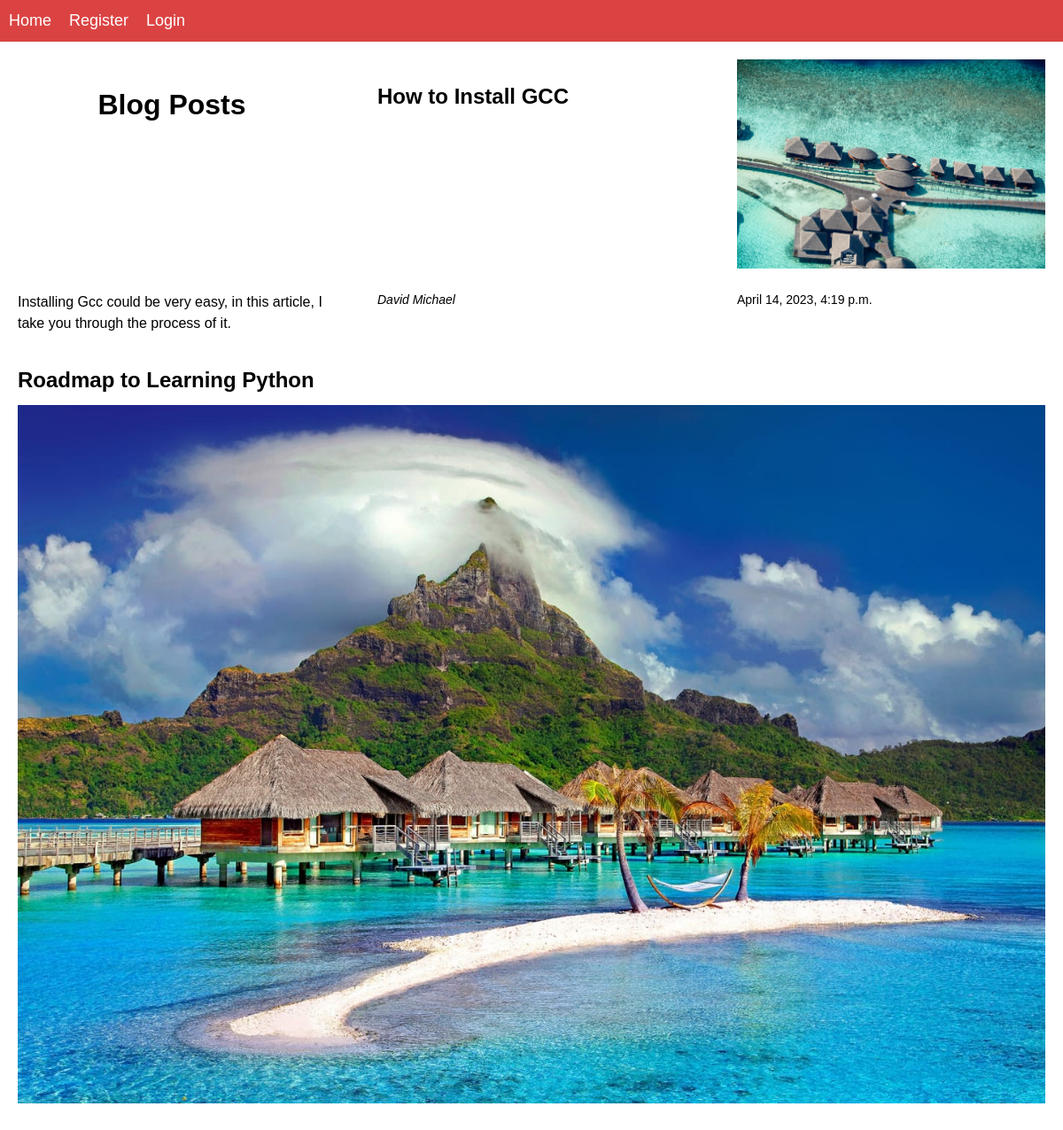
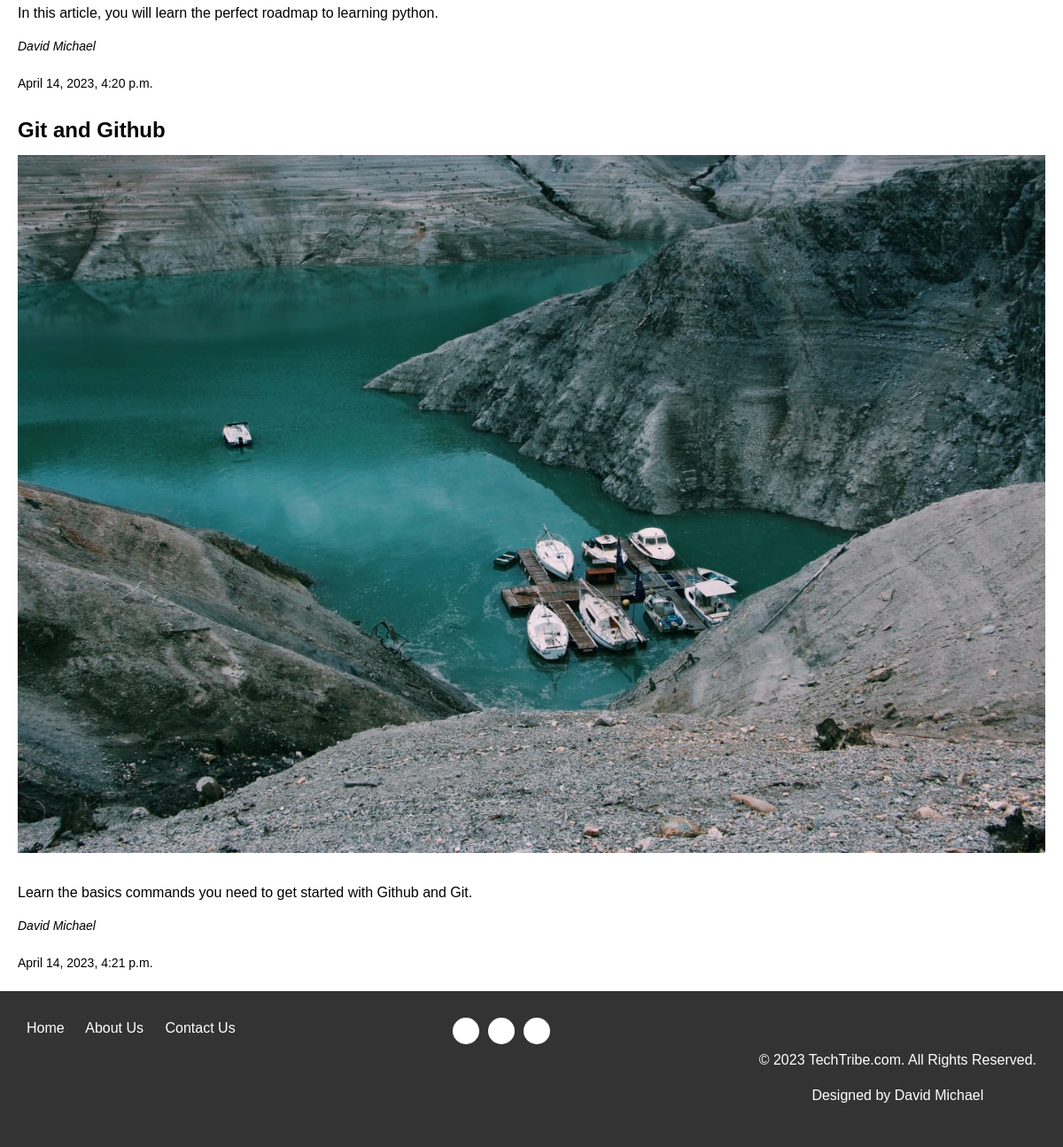
Screenshot of /blog/ with the database file from the repository (2 pictures, top to bottom).
### blog/models.py (models this page shows)
class Article(models.Model):
    title = models.CharField(max_length=200)
    image = models.ImageField(upload_to='uploads/')
    content = models.TextField()
    author = models.CharField(max_length=100)
    created_at = models.DateTimeField(auto_now_add=True)

### blog/views.py (the view)
# urls.py: path("", views.blog, name="blog"),
def blog(request):
    articles = Article.objects.all()
    context = {
        "articles" : articles,
    }
    return render(request, "blog/blog.html", context)

### blog/templates/blog/blog.html
{% extends "base.html" %}
{% block content %}
<div class="post">
  <h2 id="head">Blog Posts</h2>
  {% for article in articles %}
    <h3 id="post-title">{{ article.title }}</h3>
    <img id="image" src="{{ article.image.url }}" alt="post-image">
    <p id="content">{{ article.content }}</p>
    <p id="author">{{ article.author }}</p>
    <p id="created">{{ article.created_at }}</p>
</div>
   {% endfor %}
{% endblock content %}

### account/static/css/styles.css (style rules this page uses)
body { margin: 0; padding: 0; font-family: Arial, sans-serif; font-size: 16px; line-height: 1.5; }
main p { line-height: 1.6; margin-bottom: 20px; }
.post { display: flex; flex-wrap: wrap; justify-content: space-between; }
.post > * { width: 30%; margin-bottom: 20px; }
#head { text-align: center; font-size: 32px; margin-bottom: 40px; }
#post-title { font-size: 24px; margin-bottom: 10px; }
#image { max-width: 100%; height: auto; margin-bottom: 10px; }
#content { font-size: 16px; line-height: 1.5; margin-bottom: 10px; }
#author { font-size: 14px; font-style: italic; }
#created { font-size: 14px; }

### rows the page displays
Article: title "How to Install GCC", image (picture), content "Installing Gcc could be very easy, in this article, I take you through the process of it.", author "David Michael", created_at "April 14, 2023, 4:19 p.m."
Article: title "Roadmap to Learning Python", image (picture), content "In this article, you will learn the perfect roadmap to learning python.", author "David Michael", created_at "April 14, 2023, 4:20 p.m."
Article: title "Git and Github", image (picture), content "Learn the basics commands you need to get started with Github and Git.", author "David Michael", created_at "April 14, 2023, 4:21 p.m."
